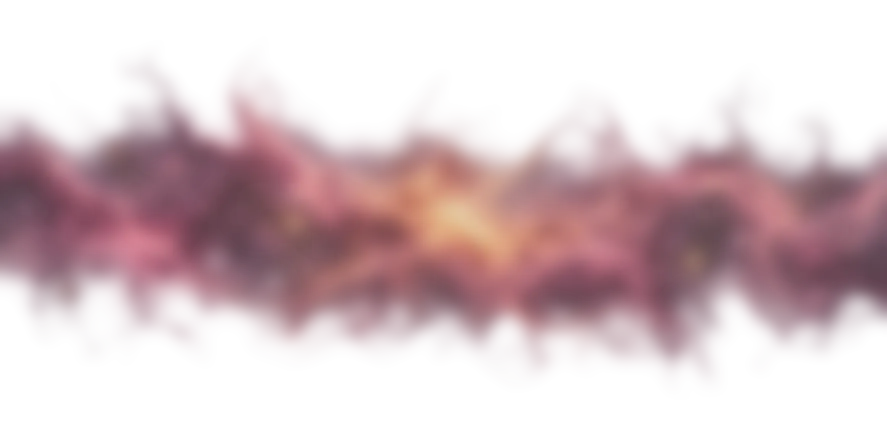
#> input picture appt/gas-plum.webp, 1774 x 887 px, found by its file name (shown at 1/2 size)
$ python bake-clouds.py
#> lines starting #> are read from the running program, lines starting #| are printed output that depends on the picture
"""bake-clouds.py — the gas between the sections: three layers of nebular gas per seam (the Mriganka way of layering,
in gas rather than cloud), each a strip that wraps left to right so the page can slide copies of it end to end:
  back   a wide haze, farthest
  mid    the body of the gas, dense
  front  a thinner bank, nearest
The gas is real: random stretches of the gas banks of the appointment (appt/gas-plum, gas-gold-rose), each cropped,
flipped and scaled at random, laid end to end with cross-fades into a strip long enough not to repeat on screen, its end
faded into its start so it wraps (so no two seams or layers are alike), and recoloured into the tints of the two sections the seam joins: the gas's own
light runs from a deep tinted body to glowing cores, with a slight gradient from the section above to the one below.
Writes seams/cloud-N-{back,mid,front}.webp. Run from diwaliv3/: python3 tools/bake-clouds.py"""
import os
import numpy as np
from PIL import Image

H = 440
SEAMS = [('#7b5cc4', '#5e4aa8'), ('#6a52b0', '#5a3c90'), ('#6c4a86', '#7a3e6a'), ('#7c4a6a', '#6a4638'), ('#4c3a7a', '#3a3e8a'),
         ('#3e3a86', '#5a4898'), ('#6a4e96', '#8a4c62'), ('#8a4e5c', '#8c5a34'), ('#8c6236', '#7a5a44')]
SOURCES = ['appt/gas-plum.webp', 'appt/gas-gold-rose.webp']   # (the aurora banks have a curtain edge inside: not gas enough)
GROUND = np.array([18, 14, 27]) / 255
os.makedirs('seams', exist_ok=True)

def rgb(h): h = h.lstrip('#'); return np.array([int(h[i:i + 2], 16) for i in (0, 2, 4)]) / 255

def trim(im):
    """the gas only: crop away empty rows and columns"""
    a = np.asarray(im)[..., 3]; ys = np.where(a.max(1) > 8)[0]; xs = np.where(a.max(0) > 8)[0]
    return im.crop((xs[0], ys[0], xs[-1] + 1, ys[-1] + 1))

SRC = [trim(Image.open(f).convert('RGBA')) for f in SOURCES]
#> in trim, `a = np.asarray(im)[..., 3]`:
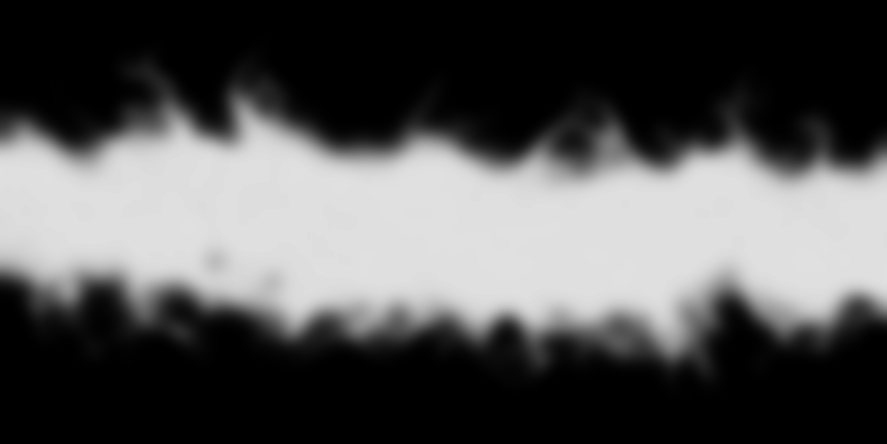
#> a: shape (887, 1774) (shown at 1/2 size); min 0, max 224, mean 84.2
#> in trim, `ys = np.where(a.max(1) > 8)[0]`: ys = 656 values from 110 to 765
#> in trim, `xs = np.where(a.max(0) > 8)[0]`: xs = 1774 values from 0 to 1773
#> in trim, `return im.crop((xs[0], ys[0], xs[-1] + 1, ys[-1] + 1))`:
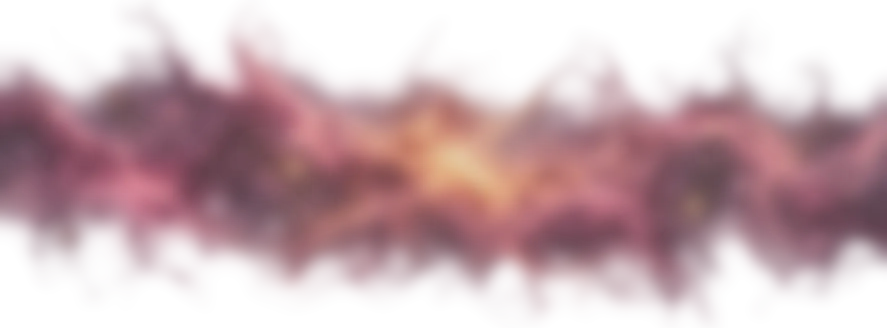
#> returned value: PIL image 1774x656 RGBA (shown at 1/2 size); mean R, G, B, A 122.3, 72.8, 85.3, 113.8; transparent parts drawn white
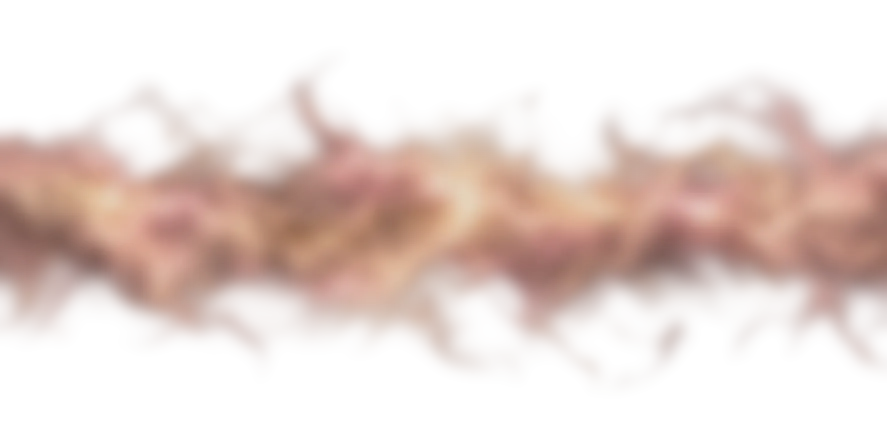
#> input picture appt/gas-gold-rose.webp, 1774 x 887 px, found by its file name (shown at 1/2 size)
#> in trim (call 2), `a = np.asarray(im)[..., 3]`:
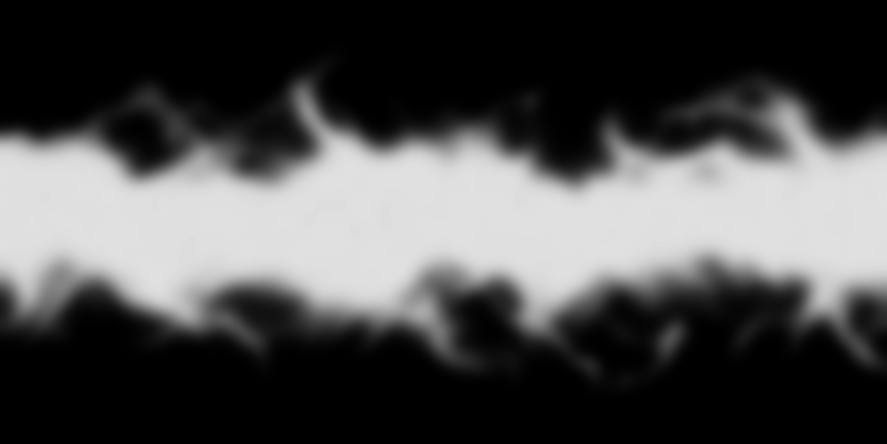
#> a: shape (887, 1774) (shown at 1/2 size); min 0, max 226, mean 76.6
#> in trim (call 2), `ys = np.where(a.max(1) > 8)[0]`: ys = 657 values from 119 to 775
#> in trim (call 2), `return im.crop((xs[0], ys[0], xs[-1] + 1, ys[-1] + 1))`:
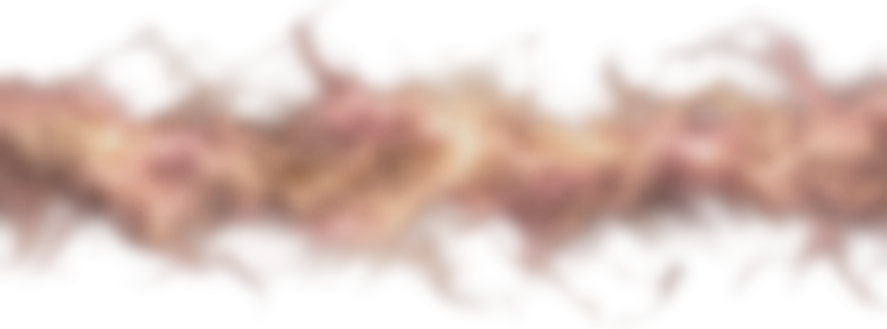
#> returned value: PIL image 1774x657 RGBA (shown at 1/2 size); mean R, G, B, A 147.3, 107.2, 93.8, 103.5; transparent parts drawn white
#> SRC = 2 items

def piece(rng, height_frac):
    """one random stretch of a gas bank: a crop, flipped either way at random, a little taller or shorter, soft at top and foot"""
    im = SRC[rng.integers(len(SRC))]
    cw = int(im.width * rng.uniform(.4, .75)); cx = int(rng.uniform(0, im.width - cw))
    im = im.crop((cx, 0, cx + cw, im.height))
    h = min(H, int(H * height_frac * rng.uniform(.8, 1.05))); w = int(im.width * h / im.height * rng.uniform(.9, 1.3))
    im = im.resize((w, h), Image.LANCZOS)
    if rng.random() < .5: im = im.transpose(Image.FLIP_TOP_BOTTOM)
    if rng.random() < .5: im = im.transpose(Image.FLIP_LEFT_RIGHT)
    a = np.asarray(im, float) / 255
    yy = np.linspace(0, 1, h)[:, None]
    a[..., 3] *= np.clip(yy / .22, 0, 1) ** 1.5 * np.clip((1 - yy) / .22, 0, 1) ** 1.5
    out = np.zeros((H, w, 4)); y0 = (H - h) // 2 + int(rng.uniform(-.1, .1) * H)
    y0 = max(0, min(H - h, y0)); out[y0:y0 + h] = a
    return out

def strip(rng, height_frac, target=2400):
    """random stretches end to end, each cross-faded into the next over a third of its width, until the strip is long
    enough that nothing repeats on screen; the end then fades into the start, so it wraps"""
    ps = []
    while sum(p.shape[1] * 2 // 3 for p in ps) < target: ps.append(piece(rng, height_frac))
    W = sum(p.shape[1] * 2 // 3 for p in ps)
    acc = np.zeros((H, W, 4)); wsum = np.zeros((1, W, 1)); x = 0
    for p in ps:
        pw = p.shape[1]; F = pw // 3
        ramp = np.minimum(1, np.minimum(np.arange(pw) + 1, pw - np.arange(pw)) / F)[None, :, None]
        xs = (np.arange(pw) + x) % W                                  # past the end it wraps to the start
        np.add.at(acc, (slice(None), xs), p * ramp); np.add.at(wsum, (slice(None), xs), ramp)
        x += pw * 2 // 3
    g = acc / np.maximum(wsum, 1e-6)
    return g

LAYERS = {  # height of the bank in the strip, opacity, how bright
    'back':  dict(height=1.0, op=.8, lift=.75),
    'mid':   dict(height=.85, op=1.0, lift=1.05),
    'front': dict(height=.6, op=.9, lift=1.15),
}

for n, (t, b) in enumerate(SEAMS, 1):
    c1, c2 = rgb(t), rgb(b)
    glow = np.clip((c1 + c2) / 2 * 1.6 + np.array([.2, .14, .18]), 0, 1)     # the bright cores, in the same tints
    for li, (layer, p) in enumerate(LAYERS.items()):
        rng = np.random.default_rng(n * 101 + li * 13)
        g = strip(rng, p['height'])
        lum = (g[..., :3] @ np.array([.299, .587, .114]))[..., None]   # the gas's own light
        lum = lum / max(lum[g[..., 3] > .3].mean(), 1e-3) * .5
        Y = np.linspace(0, 1, H)[:, None, None]
        tint = c1 * (1 - Y) + c2 * Y                                  # the slight gradient, section above to below
        col = GROUND * .35 + tint * np.clip(lum * 1.3, .25, 1.1)       # a deep tinted body where the gas is dim
        col = col + glow * np.clip(lum - .55, 0, 1) ** 1.5 * .8       # glowing where it is bright
        col = col * p['lift'] + GROUND * max(0, 1 - p['lift'])
        a = np.clip((g[..., 3] * 1.5) ** .8 * p['op'], 0, .97)         # dense: the gas is nearly opaque where it is thick
        img = np.dstack([np.clip(col, 0, 1), a]) * 255
#> (the run stopped early here; a loop or call above may not have finished)
